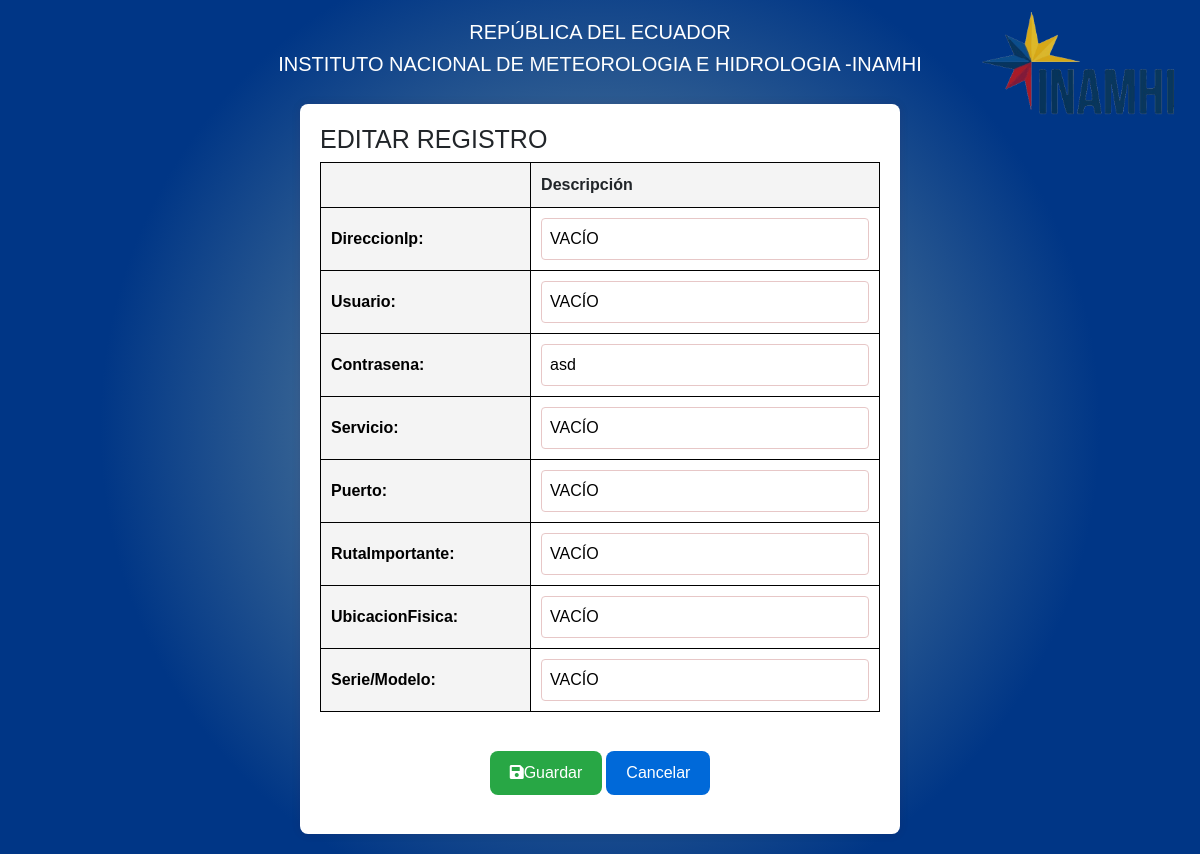
The app's page /model/4/update/ (signed in), older data.
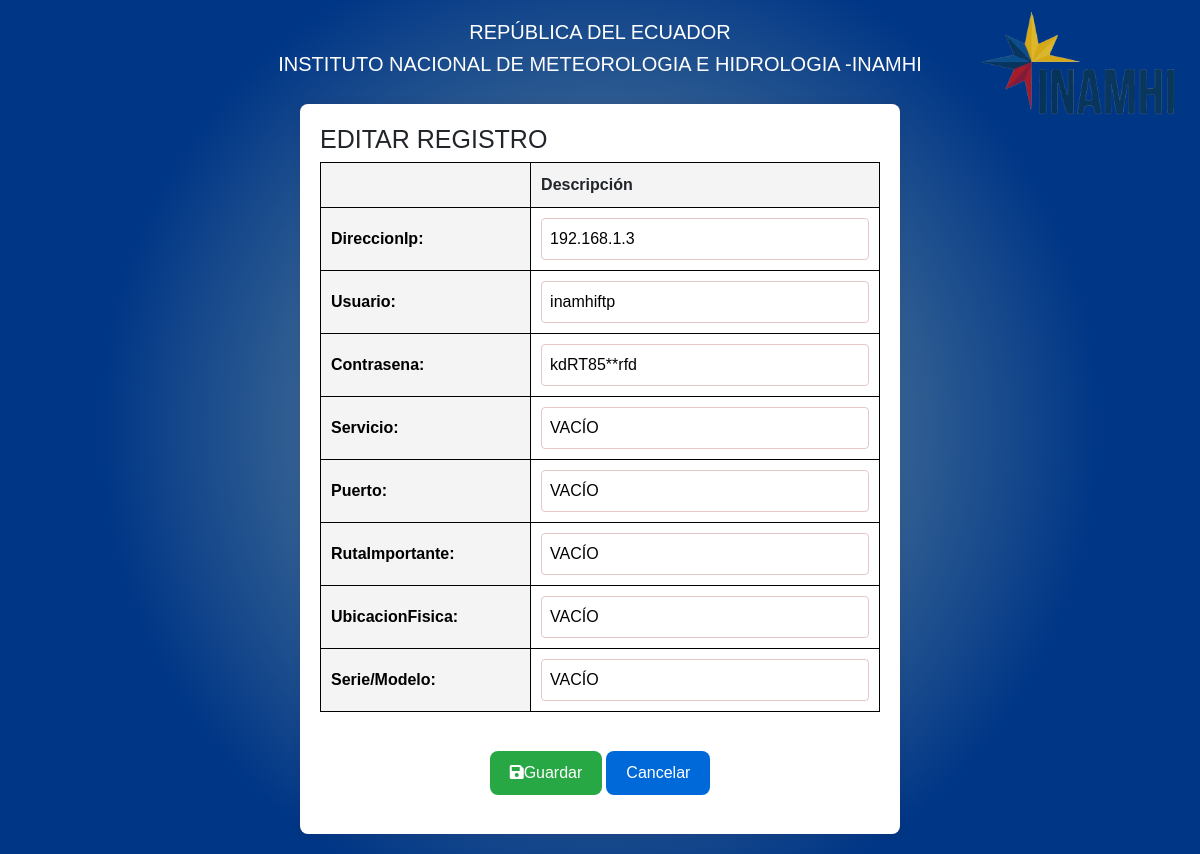
The same page, newer data.
### myapp/models.py (models this page shows, shortened)
class Servidores(models.Model):
    DireccionIp = models.CharField(max_length=100, verbose_name='DireccionIp', blank=True, null=True)
    Usuario = models.CharField(max_length=100, verbose_name='Usuario', blank=True, null=True)
    Contrasena = models.CharField(max_length=50, verbose_name='Contrasena', blank=True, null=True)
    Servicio = models.CharField(max_length=100, verbose_name='Servicio', blank=True, null=True)
    Puerto = models.CharField(max_length=25, verbose_name='Puerto', blank=True, null=True)
    RutaImportante = models.CharField(max_length=100, verbose_name='RutaImportante', blank=True, null=True)
    UbicacionFisica = models.CharField(max_length=250, verbose_name='UbicacionFisica', blank=True, null=True)
    NumeroSerie = models.CharField(max_length=50, verbose_name='Serie/Modelo', blank=True, null=True)

### myapp/views.py (the view)
@login_required
def model_update(request, pk):
    model = get_object_or_404(Servidores, pk=pk)
    if request.method == 'POST':
        form = MyModelForm(request.POST, request.FILES, instance=model)
        if form.is_valid():
            model = form.save(commit=False)
            if 'archivo' in request.FILES:
                model.archivo = request.FILES['archivo']
            model.save()
            return redirect('model_list')  # Redirigir a la lista de modelos después de la actualización
    else:
        form = MyModelForm(instance=model)
    return render(request, 'actualizar.html', {'form': form, 'model': model})

### myapp/forms.py
class MyModelForm(forms.ModelForm):
    class Meta:
        model = Servidores
        fields = ['DireccionIp', 'Usuario', 'Contrasena', 'Servicio', 'Puerto', 'RutaImportante', 'UbicacionFisica', 'NumeroSerie']

### myapp/templates/actualizar.html (shortened to what this page needs)
{% load static %}
<!DOCTYPE html>
<html>
<head>
    <link href="https://stackpath.bootstrapcdn.com/bootstrap/4.5.2/css/bootstrap.min.css" rel="stylesheet">
    <link rel="stylesheet" href="https://cdnjs.cloudflare.com/ajax/libs/font-awesome/5.15.4/css/all.min.css">
    <link rel="stylesheet" type="text/css" href="{% static 'style_actualizar.css' %}">
</head>
<body>
    <div class="header">
        <div class="header-titles">
            <h5>REPÚBLICA DEL ECUADOR</h5>
            <h5>INSTITUTO NACIONAL DE METEOROLOGIA E HIDROLOGIA -INAMHI</h5>
        </div>
    </div>
    <div class="container">
        <div class="header-image">
            <img src="../static/img/icono-inamhi.png" alt="">
        </div>
        <h1>Editar Registro</h1>
        <form method="post" enctype="multipart/form-data">
            <table>
                <thead>
                    <tr>
                        <th></th>
                        <th>Descripción</th>
                    </tr>
                </thead>
                <tbody>
                    {{ form.as_table }}
                </tbody>
            </table>
            <div class="button-container">
                <button class="btn btn-secondary"><i class="fas fa-save"></i>Guardar</button>
                <button type="button" onclick="window.history.back()" class="btn btn-primary">Cancelar</button>
            </div>
        </form>
    </div>
</body>
</html>

Row changes from the older to the newer data that the page shows:
changed Servidores "VACÍO": DireccionIp "VACÍO" → "192.168.1.3"; Usuario "VACÍO" → "inamhiftp"; Contrasena "asd" → "kdRT85**rfd"
